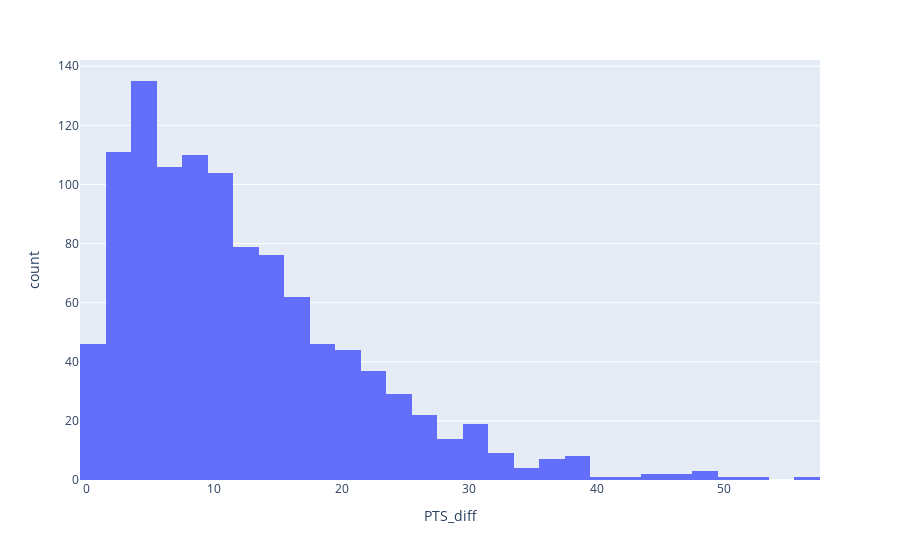

The cell this chart's notebook holds for it:
### Code cell
px.histogram(winners, x='PTS_diff')

### Figure 1 — Plotly figure (JSON) as saved in the notebook; plotly's stock layout.template omitted (floating-point values rounded to 4 significant figures; data arrays with more than 128 entries replaced by an {"elided": "..."} marker saying what was removed)
{"data": [{"alignmentgroup": "True", "bingroup": "x", "hovertemplate": "PTS_diff=%{x}<br>count=%{y}<extra></extra>", "legendgroup": "", "marker": {"color": "#636efa", "pattern": {"shape": ""}}, "name": "", "offsetgroup": "", "orientation": "v", "showlegend": false, "type": "histogram", "x": {"elided": "1080 int values"}, "xaxis": "x", "yaxis": "y"}], "layout": {"autosize": true, "barmode": "relative", "legend": {"tracegroupgap": 0}, "margin": {"t": 60}, "xaxis": {"anchor": "y", "autorange": true, "domain": [0, 1], "range": [-0.5, 57.5], "title": {"text": "PTS_diff"}, "type": "linear"}, "yaxis": {"anchor": "x", "autorange": true, "domain": [0, 1], "range": [0, 142.1], "title": {"text": "count"}}}}
